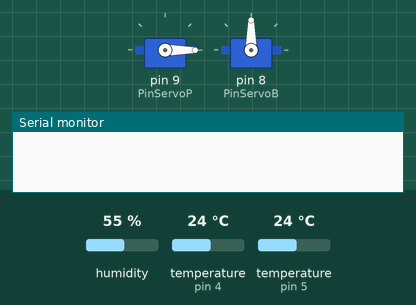
Simulated run of this sketch. Board: Arduino Uno, built with avr-gcc and run on an emulated ATmega328P. On the bench: 2 × servo, the last lines printed to the serial monitor. Inputs (shaded band) come from the test bench; at power-on: temperature (sensors on pin 4, pin 5) 24 °C, humidity 55 %.

Above: at 0.1 s.
At 10.6 s:
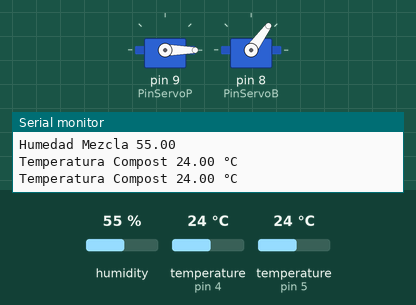
10.7 s: temperature (sensor on pin 4) set to 4 °C
At 11.8 s:
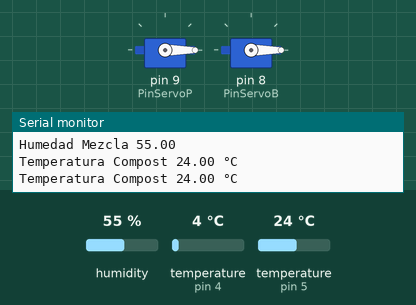
Timing chart, 0 to 54.3 s (numbered marks = the images above; inputs shaded):
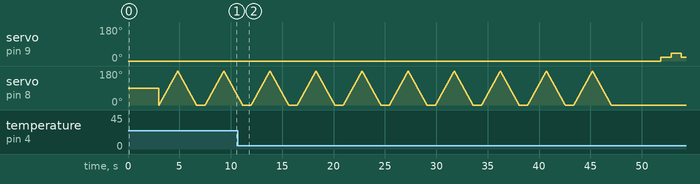

The sketch:

ZoeBasic.ino
```cpp
#include <Servo.h>
#include <OneWire.h>
#include <DallasTemperature.h>
#include "DHT.h"

#define DHTTYPE       DHT11
#define ONE_WIRE_BUS  4
#define PinDHT        5
#define PinServoB     8
#define PinServoP     9
#define PinInterrup   2
#define posBar        0 //Posicion de reposo Barra
#define maxPosPlat    40 //Maxima posicion de la plataforma


//Objects and variables
DHT dht(PinDHT, DHTTYPE);
OneWire oneWire(ONE_WIRE_BUS);
Servo platform;
Servo bar;
DallasTemperature sensorCompost(&oneWire);

double tempMixture;
double humMixture;
double tempCompost;

void setup() {
  Serial.begin(9600);
  dht.begin();
  sensorCompost.begin();
  platform.attach(PinServoP);
  bar.attach(PinServoB);
  initialize();
}

void loop() {
  for (int x = 0; x < 10; x++){
    mezclar();
    verifyParams();
  }
  vaciar();
  for (int i = 0; i < 10; i++){
    verifyParams();
    delay(1000);
  }
  initialize();
}

void verifyParams(){
  readSensorTH();
  readsensorCompost();
  printData();
}

void initialize(){
  platform.write(0);
  delay(3000);
  bar.write(0);
}

void vaciar(){
  bar.write(posBar);
  delay(3000);
  int pos = maxPosPlat;
  for (int j = 0; j < 5; j++){
    if (pos == maxPosPlat){
      pos = 20;
    }else{
      pos = maxPosPlat;
    }
    delay(1000);
    platform.write(pos);
  }
}

void mezclar(){
  for (int pos = 0; pos <= 180; pos++){
    bar.write(pos);
    delay(10);
  }
  for (int pos = 180; pos >= 0; pos--){
    bar.write(pos);
    delay(10);
  }
}

void printData(){
  Serial.println("Temperatura Mezcla " + String(tempMixture) + " °C");
  Serial.println("Humedad Mezcla " + String(humMixture));
  Serial.println("Temperatura Compost " + String(tempCompost) + " °C");
  Serial.println("Temperatura Compost " + String(tempCompost) + " °C");
}

void readSensorTH(){
  tempMixture = dht.readTemperature();
  humMixture = dht.readHumidity();
}

void readsensorCompost(){
  sensorCompost.requestTemperatures();
  tempCompost = sensorCompost.getTempCByIndex(0);
}

void ReadSerialData(){
  short dataLenght = Serial.available();
  char tBuffer[dataLenght + 1];
  tBuffer[0] = '\0';
  for (short i = 0; i < dataLenght; i++){
    tBuffer[i] = Serial.read();
  }
}
```
